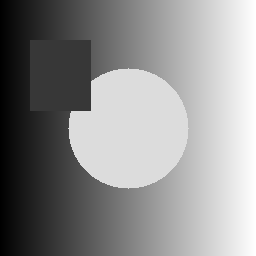
#> input picture assets/sample_images/sample_gray.png, 256 x 256 px
$ python gamma_correction.py ../../assets/sample_images/sample_gray.png   (older library calls are emulated)
#> lines starting #> are read from the running program, lines starting #| are printed output that depends on the picture
### examples/_common.py
from __future__ import annotations

import argparse
from pathlib import Path
import sys

import cv2
import matplotlib.pyplot as plt
import numpy as np


ROOT = Path(__file__).resolve().parents[1]
SAMPLE_GRAY = ROOT / "assets" / "sample_images" / "sample_gray.png"
SAMPLE_COLOR = ROOT / "assets" / "sample_images" / "sample_color.png"


def ensure_samples():
    SAMPLE_GRAY.parent.mkdir(parents=True, exist_ok=True)
    if not SAMPLE_GRAY.exists():
        x = np.linspace(0, 255, 256, dtype=np.uint8)
        img = np.tile(x, (256, 1))
        cv2.circle(img, (128, 128), 60, 220, -1)
        cv2.rectangle(img, (30, 40), (90, 110), 55, -1)
        cv2.imwrite(str(SAMPLE_GRAY), img)
        cv2.imwrite(str(SAMPLE_COLOR), cv2.merge([img, np.flipud(img), np.roll(img, 50, axis=1)]))


def read_image(path: str | None, color: bool = False):
#> called with color = False
    ensure_samples()
    source = Path(path) if path else (SAMPLE_COLOR if color else SAMPLE_GRAY)
    flag = cv2.IMREAD_COLOR if color else cv2.IMREAD_GRAYSCALE
    image = cv2.imread(str(source), flag)
#> image is the input picture: shape (256, 256); min 0, max 255, mean 142.3
    if image is None:
        raise FileNotFoundError(source)
    return image, source


def apply_demo(name: str, image):
#> called with name = 'gamma_correction'
    if name == "gamma_correction":
        table = np.array([(i / 255) ** 0.55 * 255 for i in range(256)], dtype=np.uint8)
        return cv2.LUT(image, table)
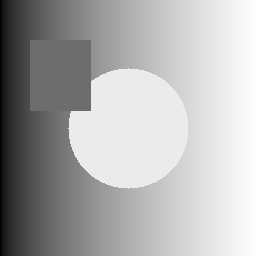
#> returned value: shape (256, 256); min 0, max 255, mean 173.8
    if name == "contrast_stretching":
        return cv2.normalize(image, None, 0, 255, cv2.NORM_MINMAX)
    if name == "gray_level_window":
        return np.where((image > 80) & (image < 180), 255, 0).astype(np.uint8)
    if name == "histogram_equalization":
        return cv2.equalizeHist(image)
    if name == "adaptive_histogram_equalization":
        return cv2.createCLAHE(clipLimit=2.0, tileGridSize=(8, 8)).apply(image)
    if name == "pseudo_color":
        return cv2.applyColorMap(image, cv2.COLORMAP_JET)
    if name == "retinex_enhancement":
        blur = cv2.GaussianBlur(image, (0, 0), 15)
        out = np.log1p(image.astype(np.float32)) - np.log1p(blur.astype(np.float32))
        return cv2.normalize(out, None, 0, 255, cv2.NORM_MINMAX).astype(np.uint8)
    if name == "image_translation":
        h, w = image.shape[:2]
        return cv2.warpAffine(image, np.float32([[1, 0, 30], [0, 1, 20]]), (w, h))
    if name == "image_mirror":
        return cv2.flip(image, 1)
    if name == "image_rotation":
        h, w = image.shape[:2]
        return cv2.warpAffine(image, cv2.getRotationMatrix2D((w / 2, h / 2), 25, 1), (w, h))
    if name == "image_resize":
        return cv2.resize(image, None, fx=0.6, fy=0.6)
    if name == "image_shear":
        h, w = image.shape[:2]
        return cv2.warpAffine(image, np.float32([[1, 0.25, 0], [0, 1, 0]]), (int(w * 1.25), h))
    if name == "affine_transform":
        h, w = image.shape[:2]
        src = np.float32([[0, 0], [w - 1, 0], [0, h - 1]])
        dst = np.float32([[20, 20], [w - 30, 5], [30, h - 35]])
        return cv2.warpAffine(image, cv2.getAffineTransform(src, dst), (w, h))
    if name == "geometric_correction":
        return cv2.GaussianBlur(image, (3, 3), 0)
    if name == "mean_filter":
        return cv2.blur(image, (5, 5))
    if name == "median_filter":
        return cv2.medianBlur(image, 5)
    if name in {"k_nearest_mean_filter", "symmetric_nearest_mean_filter"}:
        return cv2.bilateralFilter(image, 9, 60, 60)
    if name == "non_local_means_filter":
        return cv2.fastNlMeansDenoising(image, None, 10, 7, 21)
    if name == "roberts_operator":
        kx = np.array([[1, 0], [0, -1]], np.float32)
        ky = np.array([[0, 1], [-1, 0]], np.float32)
        return cv2.convertScaleAbs(cv2.filter2D(image, -1, kx) + cv2.filter2D(image, -1, ky))
    if name == "sobel_operator":
        return cv2.convertScaleAbs(cv2.Sobel(image, cv2.CV_16S, 1, 0) + cv2.Sobel(image, cv2.CV_16S, 0, 1))
    if name == "prewitt_operator":
        kx = np.array([[-1, 0, 1], [-1, 0, 1], [-1, 0, 1]], np.float32)
        return cv2.convertScaleAbs(cv2.filter2D(image, -1, kx) + cv2.filter2D(image, -1, kx.T))
    if name == "laplacian_operator":
        return cv2.convertScaleAbs(cv2.Laplacian(image, cv2.CV_16S))
    if name == "canny_edge_detection":
        return cv2.Canny(image, 80, 160)
    if name == "log_filter":
        return cv2.convertScaleAbs(cv2.Laplacian(cv2.GaussianBlur(image, (5, 5), 1), cv2.CV_16S))
    if name in {"threshold_segmentation", "max_entropy_threshold", "otsu_threshold"}:
        _, out = cv2.threshold(image, 0, 255, cv2.THRESH_BINARY + cv2.THRESH_OTSU)
        return out
    if name == "region_growing":
        return cv2.threshold(cv2.GaussianBlur(image, (5, 5), 0), 100, 255, cv2.THRESH_BINARY)[1]
    if name == "erosion_dilation":
        k = np.ones((5, 5), np.uint8)
        return cv2.dilate(cv2.erode(image, k), k)
    if name == "opening_closing":
        k = np.ones((5, 5), np.uint8)
        return cv2.morphologyEx(cv2.morphologyEx(image, cv2.MORPH_OPEN, k), cv2.MORPH_CLOSE, k)
    if name == "connected_component_labeling":
        _, binary = cv2.threshold(image, 128, 255, cv2.THRESH_BINARY)
        _, labels = cv2.connectedComponents(binary)
        return cv2.normalize(labels, None, 0, 255, cv2.NORM_MINMAX).astype(np.uint8)
    if name == "contour_labeling":
        _, binary = cv2.threshold(image, 128, 255, cv2.THRESH_BINARY)
        contours, _ = cv2.findContours(binary, cv2.RETR_EXTERNAL, cv2.CHAIN_APPROX_SIMPLE)
        canvas = cv2.cvtColor(image, cv2.COLOR_GRAY2BGR)
        cv2.drawContours(canvas, contours, -1, (0, 0, 255), 2)
        return canvas
    if name == "thinning":
        return cv2.Canny(image, 50, 120)
    if name == "color_spaces":
        return cv2.cvtColor(image, cv2.COLOR_BGR2HSV)
    if name in {"white_balance", "gray_world"}:
        f = image.astype(np.float32)
        f *= np.mean(f) / (np.mean(f, axis=(0, 1)) + 1e-6)
        return np.clip(f, 0, 255).astype(np.uint8)
    if name == "color_compensation":
        lab = cv2.cvtColor(image, cv2.COLOR_BGR2LAB)
        l, a, b = cv2.split(lab)
        return cv2.cvtColor(cv2.merge([cv2.equalizeHist(l), a, b]), cv2.COLOR_LAB2BGR)
    if name == "one_dimensional_fourier_transform":
        signal = image[image.shape[0] // 2].astype(np.float32)
        spectrum = np.log1p(np.abs(np.fft.fftshift(np.fft.fft(signal))))
        return cv2.normalize(np.tile(spectrum, (80, 1)), None, 0, 255, cv2.NORM_MINMAX).astype(np.uint8)
    if name in {"two_dimensional_fft", "spectrum_visualization"}:
        spectrum = np.log1p(np.abs(np.fft.fftshift(np.fft.fft2(image))))
        return cv2.normalize(spectrum, None, 0, 255, cv2.NORM_MINMAX).astype(np.uint8)
    if name in {"wavelet_decomposition", "wavelet_denoising", "wavelet_compression_demo"}:
        return cv2.pyrDown(cv2.pyrUp(image))
    if name == "rle_encoding":
        return cv2.threshold(image, 128, 255, cv2.THRESH_BINARY)[1]
    if name == "huffman_encoding_demo":
        hist = cv2.calcHist([image], [0], None, [256], [0, 256]).ravel()
        return cv2.normalize(np.tile(hist, (100, 1)), None, 0, 255, cv2.NORM_MINMAX).astype(np.uint8)
    if name == "jpeg_idea_demo":
        return cv2.resize(cv2.resize(image, (64, 64)), image.shape[::-1], interpolation=cv2.INTER_NEAREST)
    if name in {"cnn_layers_demo", "lenet5_structure_demo", "alexnet_structure_demo", "srcnn_structure_demo", "yolo_concept_demo"}:
        canvas = np.zeros((220, 420, 3), np.uint8) + 255
        for i, label in enumerate(["Input", "Conv", "Activation", "Output"]):
            x = 25 + i * 95
            cv2.rectangle(canvas, (x, 70), (x + 70, 145), (40, 120, 220), 2)
            cv2.putText(canvas, label, (x, 185), cv2.FONT_HERSHEY_SIMPLEX, 0.45, (0, 0, 0), 1)
        return canvas
    return image


def main():
    parser = argparse.ArgumentParser()
    parser.add_argument("image", nargs="?")
    args = parser.parse_args()
    name = Path(sys.argv[0]).stem
    color = name in {"color_spaces", "white_balance", "gray_world", "color_compensation"}
    image, source = read_image(args.image, color=color)
    result = apply_demo(name, image)
    print(f"source={source}")
#| source=../../assets/sample_images/sample_gray.png
    print(f"operation={name}")
    plt.figure(figsize=(8, 4))
    plt.subplot(1, 2, 1)
    plt.title("Original")
    plt.imshow(image if image.ndim == 2 else cv2.cvtColor(image, cv2.COLOR_BGR2RGB), cmap="gray")
    plt.axis("off")
    plt.subplot(1, 2, 2)
    plt.title(name)
    plt.imshow(result if result.ndim == 2 else cv2.cvtColor(result, cv2.COLOR_BGR2RGB), cmap="gray")
    plt.axis("off")
    plt.tight_layout()
    if "agg" in plt.get_backend().lower():
        plt.close()
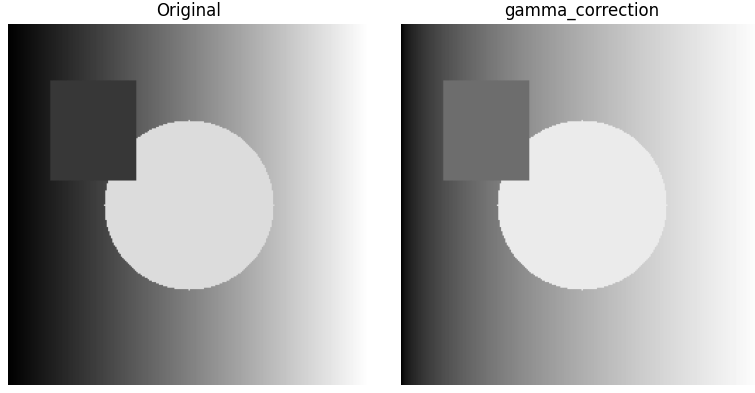
#> figure drawn by matplotlib, 2 panels
    else:
        plt.show()


# [2 lines that do not run on import are left out]

### examples/02_image_enhancement/gamma_correction.py
"""对应章节：2.1 γ 校正

运行方式：
    python 02_image_enhancement/gamma_correction.py [可选图片路径]
"""

from pathlib import Path
import sys

sys.path.insert(0, str(Path(__file__).resolve().parents[1]))
from _common import main


if __name__ == "__main__":
    main()
